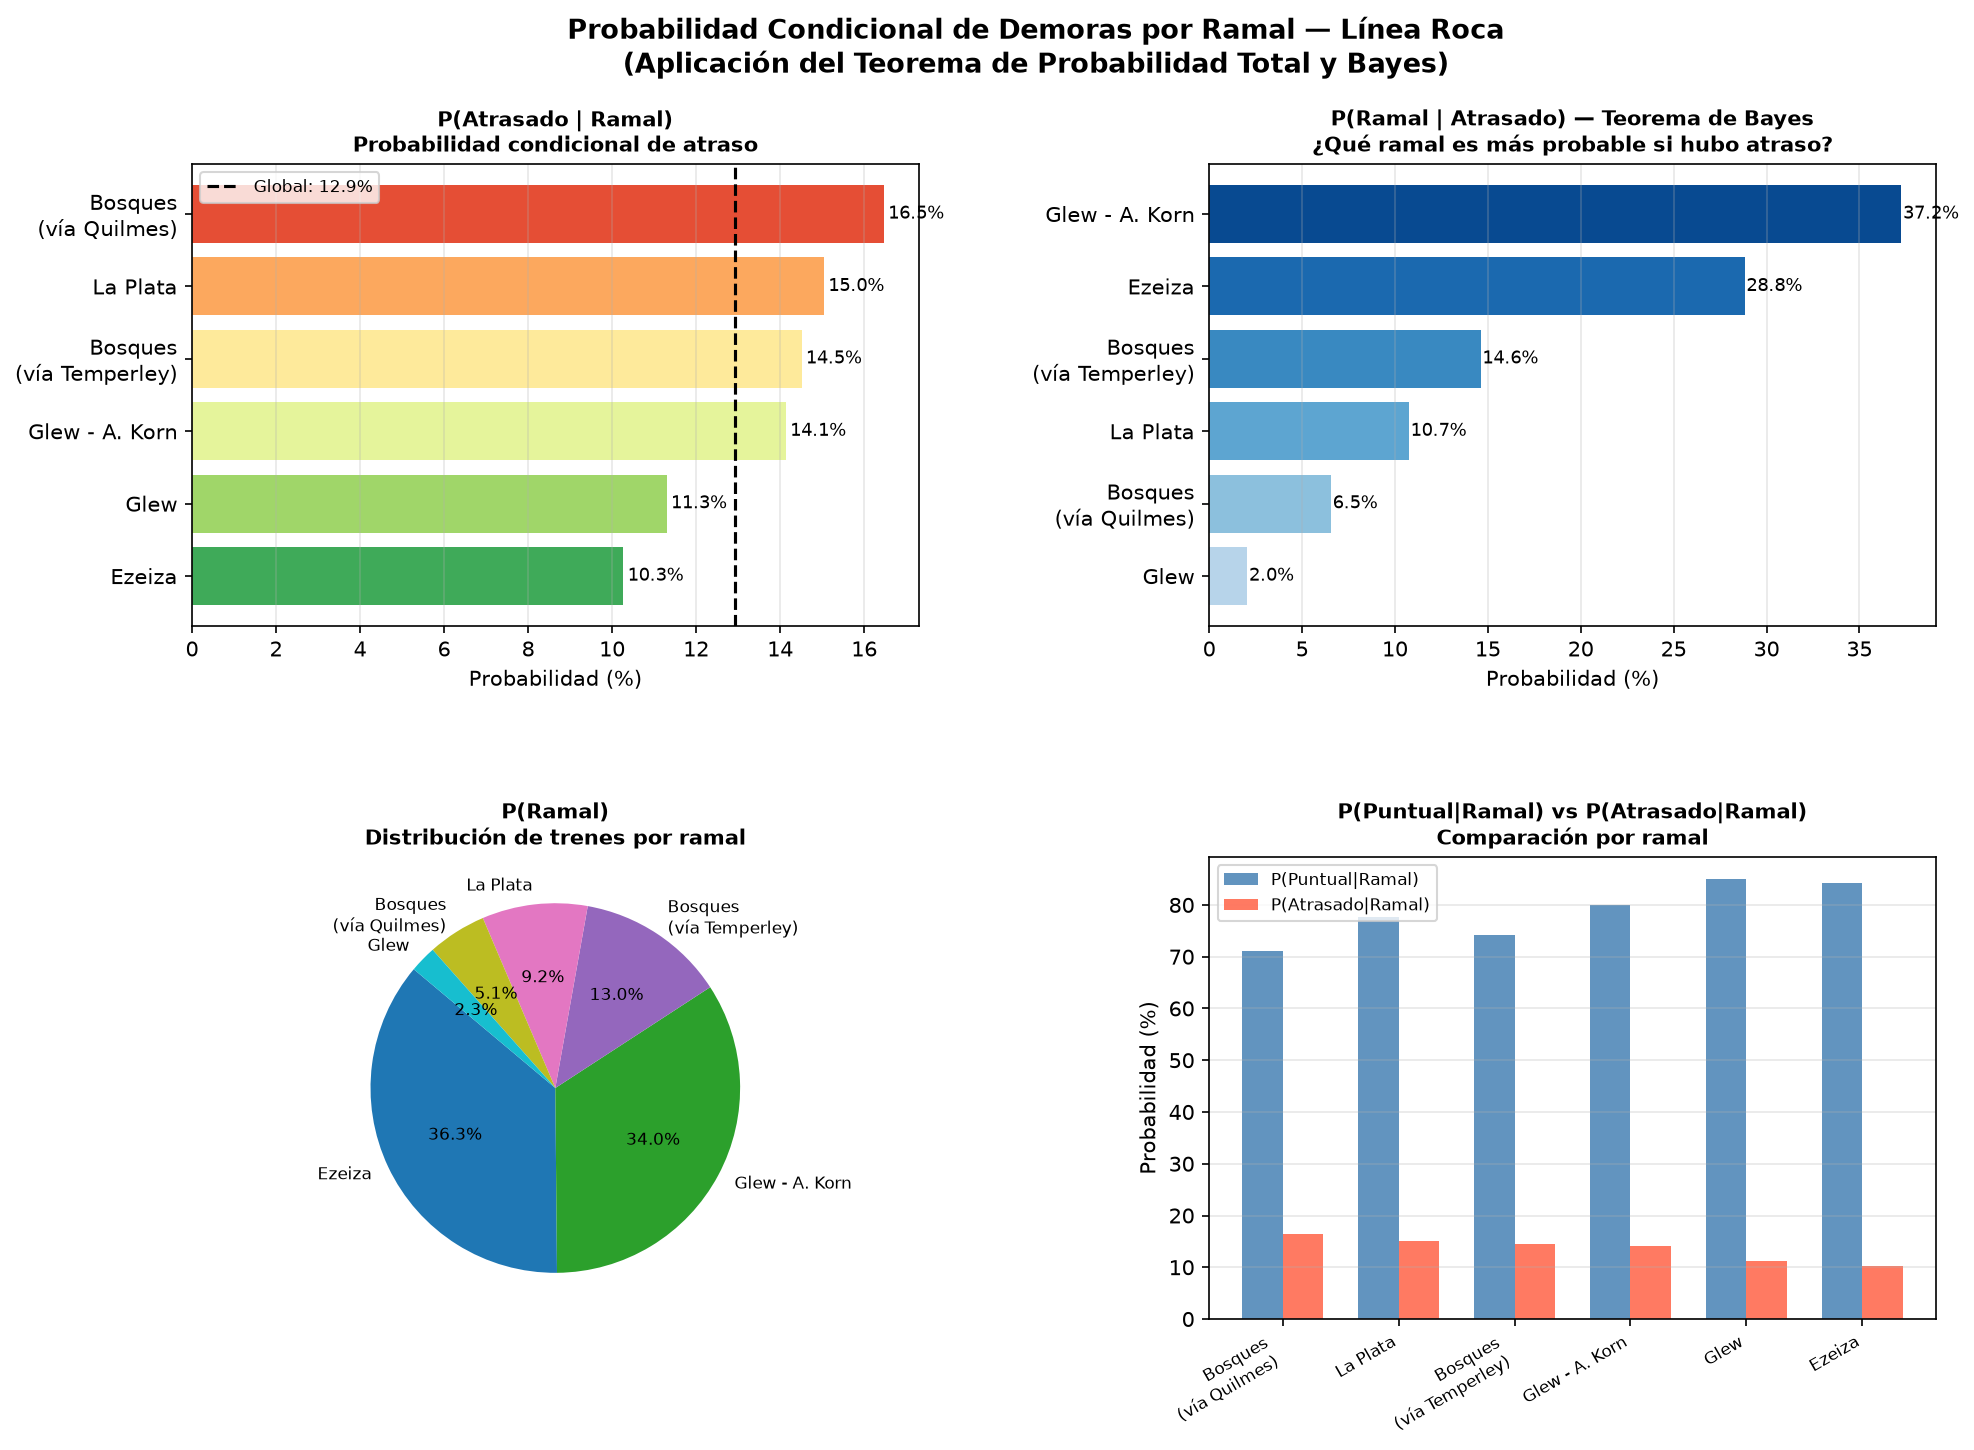

Here is the Python script that generated this plot:
import pandas as pd
import matplotlib.pyplot as plt
import matplotlib.gridspec as gridspec
import numpy as np

# ============================================================
# CARGA Y PREPARACIÓN DE DATOS
# ============================================================

dataset = "dataset/datos_red_ferroviaria.csv"
df = pd.read_csv(dataset, encoding="utf-8", sep=";")

roca = df[df["Línea"].str.upper() == "ROCA"].copy()

# Servicios eléctricos principales de la Línea Roca
# Cada ramal tiene una estación terminal distinta → sirve como proxy de "zona"
SERVICIOS = {
    "ROC - Plaza Constitución-Temperley-Bosques (vía Temperley) (e)": "Bosques\n(vía Temperley)",
    "ROC - Plaza Constitución-Bosques (Vía Quilmes) (e)":            "Bosques\n(vía Quilmes)",
    "ROC - Plaza Constitución-La Plata (e)":                         "La Plata",
    "ROC - Plaza Constitución-Glew-Korn (e)":                        "Glew - A. Korn",
    "ROC - Plaza Constitución-Ezeiza (e)":                           "Ezeiza",
    "ROC - Plaza Constitución-Glew (e.)":                            "Glew",
}

servicios_roca = roca[roca["Servicio"].isin(SERVICIOS.keys())].copy()

for col in ["Trenes Programados", "Trenes Puntuales", "Trenes Atrasados"]:
    servicios_roca[col] = pd.to_numeric(
        servicios_roca[col].astype(str).str.replace(",", "", regex=False),
        errors="coerce"
    )

servicios_roca = servicios_roca.dropna(
    subset=["Trenes Programados", "Trenes Atrasados"]
)

# ============================================================
# CÁLCULOS DE PROBABILIDAD CONDICIONAL
# ============================================================

# Agrupamos por servicio (ramal)
resumen = servicios_roca.groupby("Servicio")[
    ["Trenes Programados", "Trenes Puntuales", "Trenes Atrasados"]
].sum().reset_index()

resumen["Ramal"] = resumen["Servicio"].map(SERVICIOS)

# Totales globales de la línea
total_programados = resumen["Trenes Programados"].sum()
total_atrasados   = resumen["Trenes Atrasados"].sum()

# P(Ramal_i): probabilidad de que un tren pertenezca al ramal i
resumen["P(Ramal)"] = resumen["Trenes Programados"] / total_programados

# P(Atrasado | Ramal_i): prob. de atraso dado que es del ramal i
resumen["P(Atrasado|Ramal)"] = resumen["Trenes Atrasados"] / resumen["Trenes Programados"]

# P(Puntual | Ramal_i)
resumen["P(Puntual|Ramal)"] = resumen["Trenes Puntuales"] / resumen["Trenes Programados"]

# P(Ramal_i ∩ Atrasado) = P(Ramal_i) * P(Atrasado | Ramal_i)  → probabilidad conjunta
resumen["P(Ramal ∩ Atrasado)"] = resumen["P(Ramal)"] * resumen["P(Atrasado|Ramal)"]

# Verificación por Teorema de Probabilidad Total
# P(Atrasado) = Σ P(Ramal_i) * P(Atrasado | Ramal_i)
P_atrasado_total = resumen["P(Ramal ∩ Atrasado)"].sum()

# P(Ramal_i | Atrasado) = Bayes: P(Ramal_i) * P(Atrasado | Ramal_i) / P(Atrasado)
resumen["P(Ramal|Atrasado)"] = resumen["P(Ramal ∩ Atrasado)"] / P_atrasado_total

# ============================================================
# IMPRESIÓN DE RESULTADOS
# ============================================================

print("=" * 70)
print("PROBABILIDAD CONDICIONAL DE DEMORA POR RAMAL — LÍNEA ROCA")
print("=" * 70)
print(f"\nTotal de trenes programados (todos los ramales): {total_programados:,.0f}")
print(f"Total de trenes atrasados:                      {total_atrasados:,.0f}")
print(f"\nP(Atrasado) por Teorema de Probabilidad Total:  {P_atrasado_total:.4f} = {P_atrasado_total*100:.2f}%")
print()

print(f"{'Ramal':<35} {'P(Ramal)':>10} {'P(Atr|Ramal)':>14} {'P(Ramal|Atr)':>14}")
print("-" * 75)

for _, row in resumen.sort_values("P(Atrasado|Ramal)", ascending=False).iterrows():
    ramal_label = row["Ramal"].replace("\n", " ")
    print(
        f"{ramal_label:<35} "
        f"{row['P(Ramal)']:>10.4f} "
        f"{row['P(Atrasado|Ramal)']:>13.4f}  "
        f"{row['P(Ramal|Atrasado)']:>13.4f}"
    )

# Ramal con mayor probabilidad de atraso
peor_ramal_idx = resumen["P(Atrasado|Ramal)"].idxmax()
peor_ramal = resumen.loc[peor_ramal_idx]

print()
print("=" * 70)
print(f"→ RAMAL CON MAYOR PROBABILIDAD DE ATRASO:")
print(f"  {peor_ramal['Ramal'].replace(chr(10), ' ')}")
print(f"  P(Atrasado | Ramal) = {peor_ramal['P(Atrasado|Ramal)']:.4f} = {peor_ramal['P(Atrasado|Ramal)']*100:.2f}%")

# Verificación de independencia
# Si el ramal y el atraso fueran independientes, se cumpliría:
# P(Atrasado | Ramal_i) = P(Atrasado)  para todo i
print()
print("=" * 70)
print("VERIFICACIÓN DE INDEPENDENCIA")
print(f"P(Atrasado) global = {P_atrasado_total:.4f}")
print("Si P(Atrasado|Ramal_i) ≈ P(Atrasado) para todo ramal, son independientes.")
print()
resumen_ord = resumen.sort_values("P(Atrasado|Ramal)", ascending=False)
for _, row in resumen_ord.iterrows():
    diff = row["P(Atrasado|Ramal)"] - P_atrasado_total
    signo = "↑" if diff > 0.01 else ("↓" if diff < -0.01 else "≈")
    print(f"  {row['Ramal'].replace(chr(10), ' '):<35}: {row['P(Atrasado|Ramal)']:.4f}  {signo}")

print()
print("→ Los ramales presentan tasas de atraso distintas a la global,")
print("  lo que indica DEPENDENCIA entre el ramal y la probabilidad de atraso.")

# ============================================================
# GRÁFICOS
# ============================================================

fig = plt.figure(figsize=(15, 10))
gs = gridspec.GridSpec(2, 2, figure=fig, hspace=0.5, wspace=0.4)

resumen_plot = resumen.sort_values("P(Atrasado|Ramal)", ascending=True)
labels_plot  = [r.replace("\n", "\n") for r in resumen_plot["Ramal"]]
colores      = plt.cm.RdYlGn_r(np.linspace(0.15, 0.85, len(resumen_plot)))

# ── Gráfico 1: P(Atrasado | Ramal) ──
ax1 = fig.add_subplot(gs[0, 0])
barras = ax1.barh(labels_plot, resumen_plot["P(Atrasado|Ramal)"] * 100, color=colores)

# Línea global
ax1.axvline(P_atrasado_total * 100, color="black", linewidth=1.5,
            linestyle="--", label=f"Global: {P_atrasado_total*100:.1f}%")

for bar, val in zip(barras, resumen_plot["P(Atrasado|Ramal)"]):
    ax1.text(val * 100 + 0.1, bar.get_y() + bar.get_height() / 2,
             f"{val*100:.1f}%", va="center", fontsize=8.5)

ax1.set_title("P(Atrasado | Ramal)\nProbabilidad condicional de atraso", fontsize=10, fontweight="bold")
ax1.set_xlabel("Probabilidad (%)")
ax1.legend(fontsize=8)
ax1.grid(True, alpha=0.3, axis="x")

# ── Gráfico 2: P(Ramal | Atrasado) — Bayes ──
ax2 = fig.add_subplot(gs[0, 1])
resumen_bayes = resumen.sort_values("P(Ramal|Atrasado)", ascending=True)
colores2 = plt.cm.Blues(np.linspace(0.3, 0.9, len(resumen_bayes)))
barras2  = ax2.barh(
    [r.replace("\n", "\n") for r in resumen_bayes["Ramal"]],
    resumen_bayes["P(Ramal|Atrasado)"] * 100,
    color=colores2
)
for bar, val in zip(barras2, resumen_bayes["P(Ramal|Atrasado)"]):
    ax2.text(val * 100 + 0.1, bar.get_y() + bar.get_height() / 2,
             f"{val*100:.1f}%", va="center", fontsize=8.5)

ax2.set_title("P(Ramal | Atrasado) — Teorema de Bayes\n¿Qué ramal es más probable si hubo atraso?",
              fontsize=10, fontweight="bold")
ax2.set_xlabel("Probabilidad (%)")
ax2.grid(True, alpha=0.3, axis="x")

# ── Gráfico 3: P(Ramal) — distribución del parque de trenes ──
ax3 = fig.add_subplot(gs[1, 0])
resumen_pram = resumen.sort_values("P(Ramal)", ascending=False)
wedges, texts, autotexts = ax3.pie(
    resumen_pram["P(Ramal)"],
    labels=[r.replace("\n", "\n") for r in resumen_pram["Ramal"]],
    autopct="%1.1f%%",
    colors=plt.cm.tab10(np.linspace(0, 1, len(resumen_pram))),
    startangle=140,
    textprops={"fontsize": 8}
)
ax3.set_title("P(Ramal)\nDistribución de trenes por ramal", fontsize=10, fontweight="bold")

# ── Gráfico 4: Comparación puntual vs atrasado por ramal ──
ax4 = fig.add_subplot(gs[1, 1])
resumen_stk = resumen.sort_values("P(Atrasado|Ramal)", ascending=False)
x = np.arange(len(resumen_stk))
w = 0.35

ax4.bar(x - w/2, resumen_stk["P(Puntual|Ramal)"] * 100, w,
        label="P(Puntual|Ramal)", color="steelblue", alpha=0.85)
ax4.bar(x + w/2, resumen_stk["P(Atrasado|Ramal)"] * 100, w,
        label="P(Atrasado|Ramal)", color="tomato", alpha=0.85)

ax4.set_xticks(x)
ax4.set_xticklabels(
    [r.replace("\n", "\n") for r in resumen_stk["Ramal"]],
    rotation=30, ha="right", fontsize=8
)
ax4.set_ylabel("Probabilidad (%)")
ax4.set_title("P(Puntual|Ramal) vs P(Atrasado|Ramal)\nComparación por ramal", fontsize=10, fontweight="bold")
ax4.legend(fontsize=8)
ax4.grid(True, alpha=0.3, axis="y")

fig.suptitle(
    "Probabilidad Condicional de Demoras por Ramal — Línea Roca\n"
    "(Aplicación del Teorema de Probabilidad Total y Bayes)",
    fontsize=13, fontweight="bold"
)

plt.savefig("prob_condicional_ramales.png", dpi=150, bbox_inches="tight")
plt.show()

print("\n✓ Gráfico guardado como 'prob_condicional_ramales.png'")
